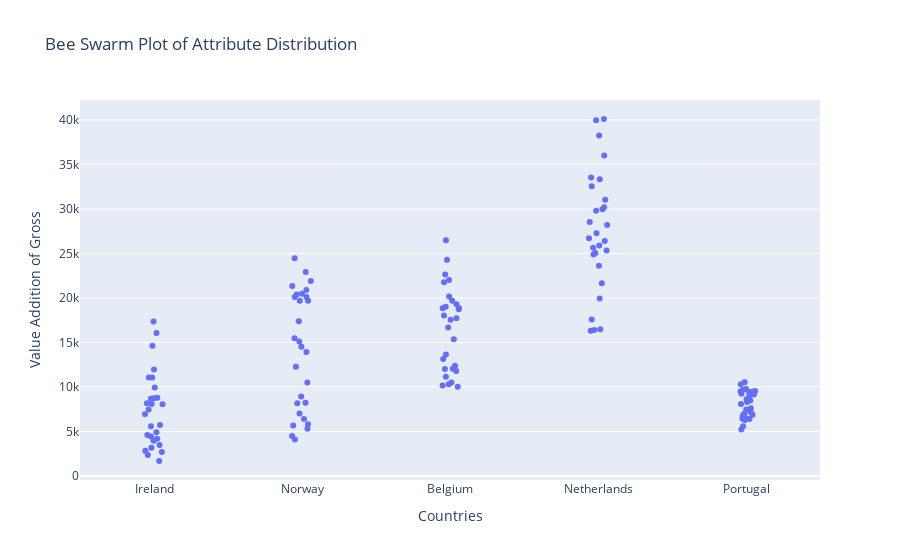

Source (notebook cell):
### Markdown cell above
- I intend to create an interactive line chart featuring multiple countries. This will enable me to select the specific countries for which I want to observe the trends.

### Code cell
import plotly.express as px

# Create a copy of the DataFrame with the appropriate data types
swarm_data = eustat_T.copy()

# Reset the index to convert the "Year" to a column
swarm_data.reset_index(drop=False, inplace=True)

# Reshape the data to long format
swarm_data_long = swarm_data.melt(id_vars='index', var_name='Country', value_name='Value')

# Format the "Year" column as a string
swarm_data_long['index'] = swarm_data_long['index'].dt.strftime('%Y-%m-%d')

# Create the bee swarm plot using Plotly Express
fig = px.strip(swarm_data_long, x='Country', y='Value', title='Bee Swarm Plot of Attribute Distribution',
               hover_data={'Country': False, 'Value': ':.2f', 'index': True},
               labels={'Country': 'Countries', 'Value': 'Value Addition of Gross', 'index': 'Year'})

# Show the bee swarm plot
fig.show()

### Figure 1 — Plotly figure (JSON) as saved in the notebook; plotly's stock layout.template omitted (floating-point values rounded to 4 significant figures; data arrays with more than 128 entries replaced by an {"elided": "..."} marker saying what was removed)
{"data": [{"alignmentgroup": "True", "boxpoints": "all", "customdata": {"elided": "140x1 str values"}, "fillcolor": "rgba(255,255,255,0)", "hoveron": "points", "hovertemplate": "Value Addition of Gross=%{y:.2f}<br>Year=%{customdata[0]}<extra></extra>", "legendgroup": "", "line": {"color": "rgba(255,255,255,0)"}, "marker": {"color": "#636efa"}, "name": "", "offsetgroup": "", "orientation": "v", "pointpos": 0, "showlegend": false, "type": "box", "x": {"elided": "140 str values"}, "x0": " ", "xaxis": "x", "y": {"elided": "140 float values"}, "y0": " ", "yaxis": "y"}], "layout": {"boxmode": "group", "legend": {"tracegroupgap": 0}, "title": {"text": "Bee Swarm Plot of Attribute Distribution"}, "xaxis": {"anchor": "y", "domain": [0, 1], "title": {"text": "Countries"}}, "yaxis": {"anchor": "x", "domain": [0, 1], "title": {"text": "Value Addition of Gross"}}}}
